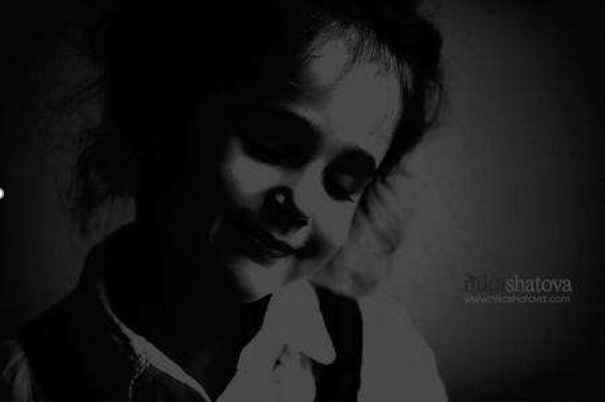
#> input picture 视觉第五周作业/girl.png, 605 x 402 px
$ python '第五周第一题.py'
#> lines starting #> are read from the running program, lines starting #| are printed output that depends on the picture; after the words box and inside, x2 and y2 are one past the last pixel; in counts of white or black regions, pixels touching at a corner belong together
import cv2
import numpy as np
from matplotlib import pyplot as plt

img=cv2.imread('../girl.png',0)
#> img is the input picture: shape (402, 605); min 0, max 255, mean 25.5
equ=cv2.equalizeHist(img)#（对灰度图）均衡化
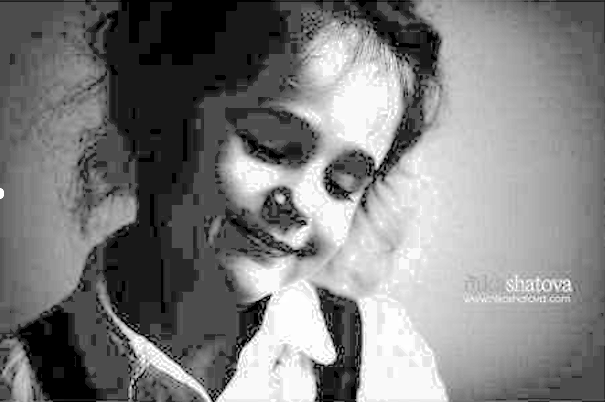
#> equ: shape (402, 605); min 0, max 255, mean 126
res=np.hstack((img,equ))#并排堆放（把矩阵进行行连接）
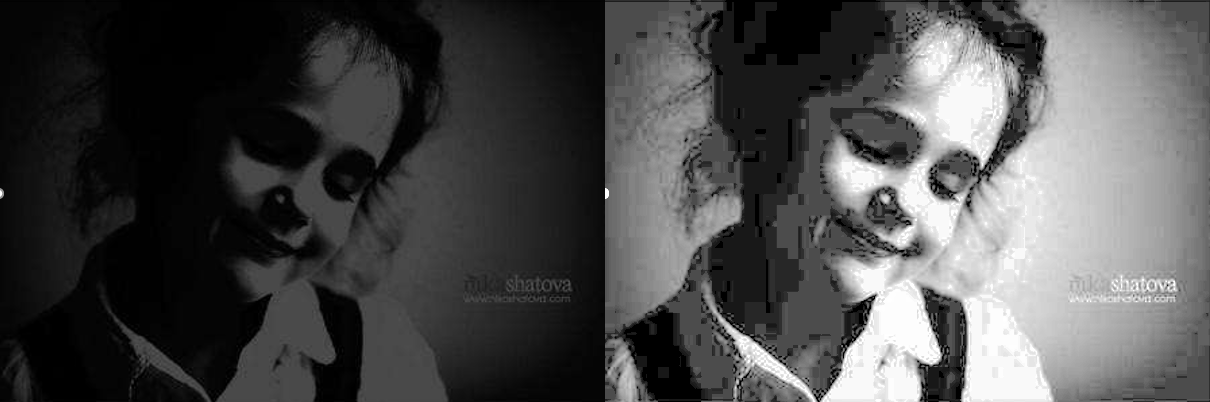
#> res: shape (402, 1210); min 0, max 255, mean 75.7
# cv2.imwrite('res.jpg',res)#将图像保存到指定的文件
cv2.imshow('image',res)

img = cv2.imread('../girl.png')
hsv = cv2.cvtColor(img,cv2.COLOR_BGR2HSV)
#> hsv: shape (402, 605, 3); mean H, S, V 0, 0, 25.5
hist = cv2.calcHist([hsv], [0, 1], None, [180, 256], [0, 180, 0, 256])#获取直方图数值
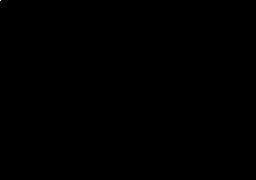
#> hist: shape (180, 256) float32; values 0 (black) and 243210 (white), 0% white in thin lines or dots, all inside (x1, y1, x2, y2) = (0, 0, 1, 1)
                                                                      #channels=[0 ，1] 因为我们需要同时处理 H 和 S 两个通道（颜色和饱和度）
                                                                      # bins=[180 ，256]H 通道为 180，S 通道为 256
                                                                      # range=[0 ，180 ，0 ，256]H 的取值范围在 0 到 180，S 的取值范围在 0 到 256
plt.imshow(hist,interpolation = 'nearest')
plt.show()

cv2.waitKey(0)
cv2.destroyAllWindows()

$ run again, with 视觉第五周作业/house.jpg saved as 视觉第五周作业/girl.png
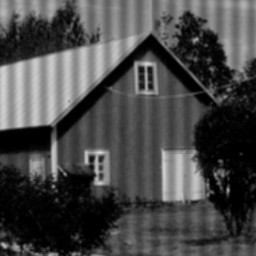
#> input picture 视觉第五周作业/house.jpg, 256 x 256 px
#> img is the input picture: shape (256, 256); min 0, max 214, mean 71.8
#> `equ=cv2.equalizeHist(img)#（对灰度图）均衡化`:
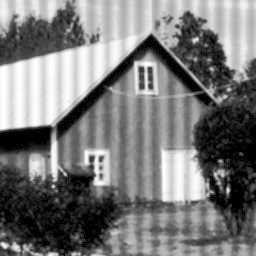
#> equ: shape (256, 256); min 0, max 255, mean 121.1
#> `res=np.hstack((img,equ))#并排堆放（把矩阵进行行连接）`:
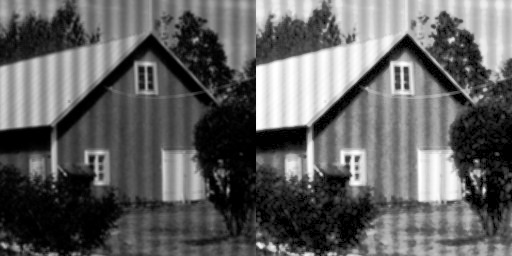
#> res: shape (256, 512); min 0, max 255, mean 96.4
#> hsv: shape (256, 256, 3); mean H, S, V 0, 0, 71.8
#> hist: shape (180, 256) float32; values 0 (black) and 65536 (white), 0% white in thin lines or dots, all inside (x1, y1, x2, y2) = (0, 0, 1, 1)
